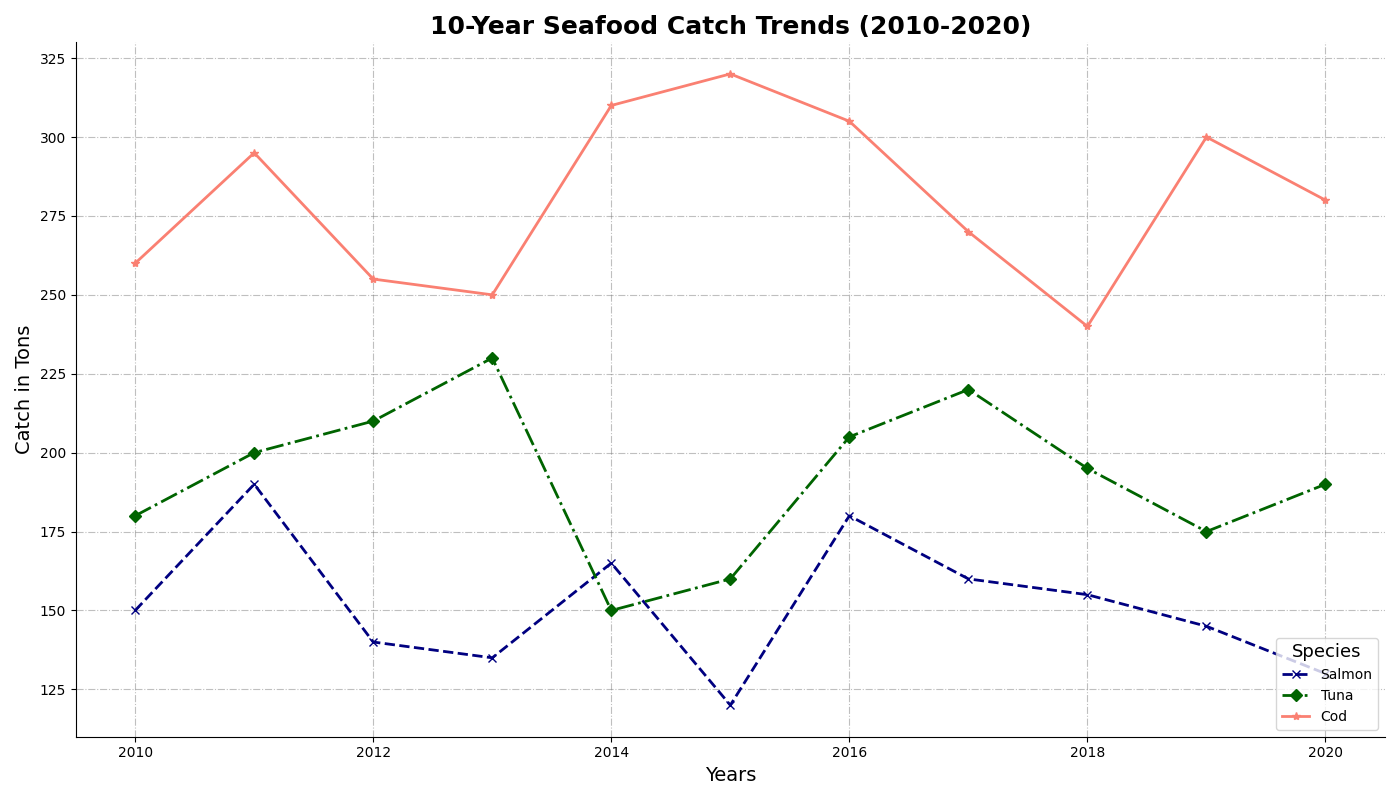

Reproduce this figure in Python.
import matplotlib.pyplot as plt
import numpy as np

years = np.arange(2010, 2021)
salmon_catches = [150, 190, 140, 135, 165, 120, 180, 160, 155, 145, 130]
tuna_catches = [180, 200, 210, 230, 150, 160, 205, 220, 195, 175, 190]
cod_catches = [260, 295, 255, 250, 310, 320, 305, 270, 240, 300, 280]

fig, ax1 = plt.subplots(figsize=(14, 8))

# Shuffle the colors for each data group
ax1.plot(years, salmon_catches, marker='x', linestyle='--', linewidth=2, color='navy', label='Salmon')
ax1.plot(years, tuna_catches, marker='D', linestyle='-.', linewidth=2, color='darkgreen', label='Tuna')
ax1.plot(years, cod_catches, marker='*', linestyle='-', linewidth=2, color='salmon', label='Cod')

ax1.set_title("10-Year Seafood Catch Trends (2010-2020)", fontsize=18, fontweight='bold')
ax1.set_xlabel("Years", fontsize=14)
ax1.set_ylabel("Catch in Tons", fontsize=14)

ax1.grid(True, linestyle='-.', color='grey', alpha=0.5)

ax1.legend(title='Species', fontsize=10, loc='lower right', title_fontsize='13')

ax1.spines['top'].set_visible(False)
ax1.spines['right'].set_visible(False)

plt.tight_layout()

plt.show()
